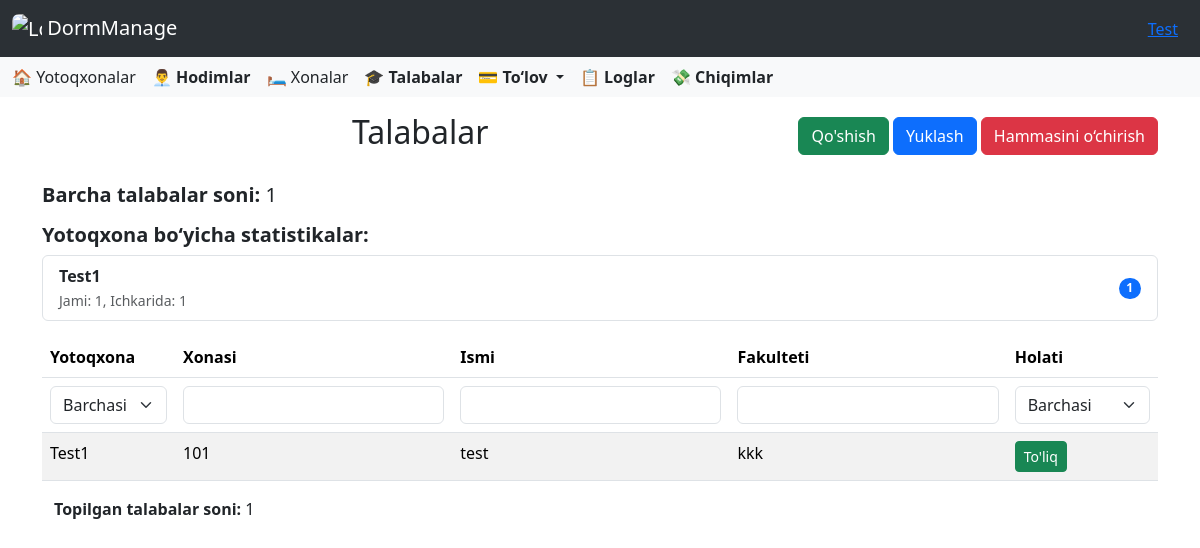
/students/ (signed in), run on an earlier commit of the app's database.
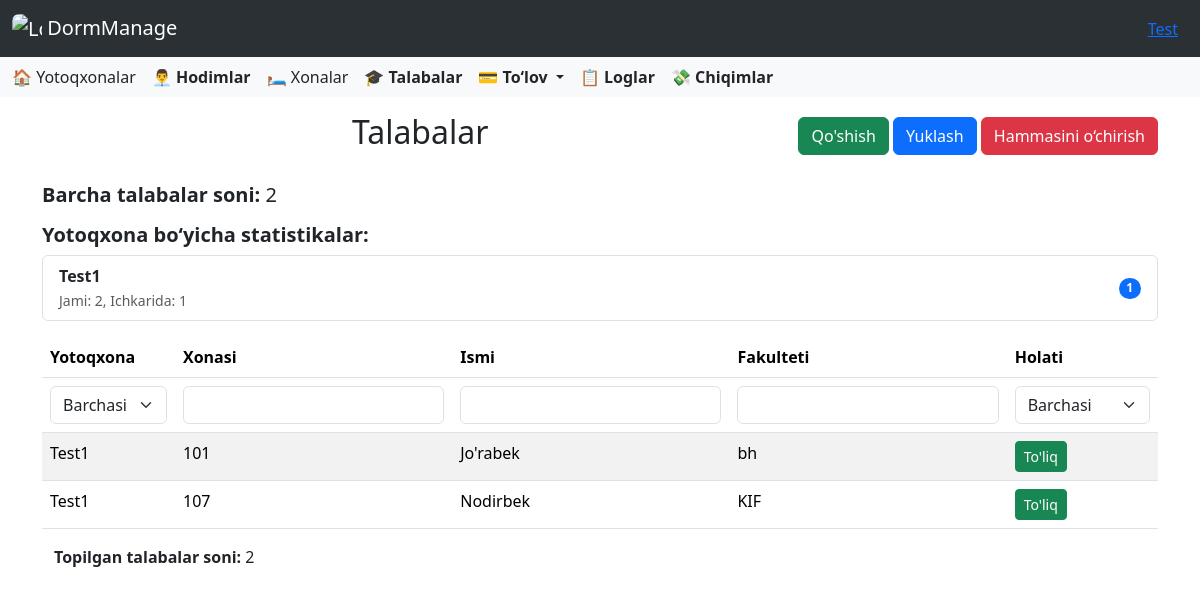
And on a later commit of the database.
### dormitory/models.py (models this page shows, shortened)
class Dormitory(models.Model):
    director = models.ForeignKey(Director, on_delete=models.CASCADE, related_name='dormitories')
    name = models.CharField(max_length=300, blank=False)
    address = models.CharField(max_length=300, blank=False)
    monthly_payment = models.PositiveIntegerField(default=0, verbose_name="Oylik to‘lov miqdori (so'm)")
    default_monthly_payment = models.PositiveIntegerField(
        default=1,
        help_text="Shartnomaga asosan boshlang‘ich oylik to‘lov (so‘mda)"
    )
    last_update_time = models.DateTimeField(blank=True, null=True)

class Room(models.Model):
    dormitory = models.ForeignKey(Dormitory, on_delete=models.CASCADE, related_name='rooms')
    number = models.CharField(max_length=5)
    size = models.PositiveSmallIntegerField()

### student/models.py (models this page shows, shortened)
class Student(models.Model):
    dormitory = models.ForeignKey(Dormitory, models.CASCADE, related_name='students')
    first_name = models.CharField(max_length=50)
    last_name = models.CharField(max_length=50)
    faculty = models.CharField(max_length=100)
    room = models.ForeignKey(Room, on_delete=models.SET_NULL, null=True, blank=True, related_name='students')
    phone_number = models.CharField(max_length=20)
    is_in_dormitory = models.BooleanField(default=True)
    parent_full_name = models.CharField(max_length=100)
    parent_login = models.CharField(max_length=150, unique=True, editable=False)
    parent_password = models.CharField(max_length=20, editable=True)
    image = models.ImageField(upload_to=student_image_upload_to, null=True, blank=True)
    contract_number = models.CharField(max_length=50, null=True, blank=True)
    contract_date = models.DateField(null=True, blank=True)
    arrival_time = models.DateField(null=True, blank=True)
    checkout_time = models.DateField(null=True, blank=True)
    total_payment = models.PositiveIntegerField(null=True, blank=True, default=0)
    blocked = models.BooleanField(default=False)

### student/views.py (the view, shortened to what this page needs)
# urls.py: path('', StudentListView.as_view(), name='students'),
class StudentListView(ListView):
    model = Student
    template_name = 'student/home.html'
    context_object_name = 'object_list'
    paginate_by = 20
    def get_queryset(self):
        queryset = super().get_queryset()
        user = self.request.user
        if hasattr(user, 'director'):
            queryset = queryset.filter(dormitory__director=user.director)
        else:
            queryset = queryset.filter(dormitory__employees__user=user)
        status = self.request.GET.get('status', '')
        if status == 'in_dormitory':
            queryset = queryset.filter(is_in_dormitory=True)
        elif status == 'out_dormitory':
            queryset = queryset.filter(is_in_dormitory=False)
        dormitory = self.request.GET.get('dormitory', '')
        room = self.request.GET.get('room', '')
        first_name = self.request.GET.get('first_name', '')
        faculty = self.request.GET.get('faculty', '')
        if dormitory:
            queryset = queryset.filter(dormitory__name__icontains=dormitory)
        if room:
            queryset = queryset.filter(room__icontains=room)
        if first_name:
            queryset = queryset.filter(first_name__icontains=first_name)
        if faculty:
            queryset = queryset.filter(faculty__icontains=faculty)
        return queryset.order_by('dormitory__name', 'room', 'last_name', 'first_name')
    def get(self, request, *args, **kwargs):
        return super().get(request, *args, **kwargs)
    def get_context_data(self, **kwargs):
        context = super().get_context_data(**kwargs)
        context["total_count"] = self.get_queryset().count()
        context["device_errors"] = self.request.session.pop("device_errors", None)
        user = self.request.user
        if hasattr(user, 'director'):
            dormitories = Dormitory.objects.filter(director=user.director)
        else:
            dormitories = Dormitory.objects.filter(employees__user=user).distinct()
        dormitory_stats = dormitories.annotate(
            total=Count('students'),
            in_dorm=Count('students', filter=Q(students__is_in_dormitory=True))
        )
        context['dormitory_stats'] = dormitory_stats
        context['all_student_count'] = Student.objects.count() if hasattr(user, 'director') else Student.objects.filter(
            dormitory__in=dormitories).count()
        context['dormitories'] = dormitories
        return context
    def render_to_response(self, context, **response_kwargs):
        if self.request.GET.get('export') == 'excel':
            return self.export_to_excel(context['object_list'])
        return super().render_to_response(context, **response_kwargs)

### templates/student/home.html (shortened to what this page needs)
{% extends "base.html" %}
{% load static %}
{% block content %}
<div class="container mt-3">
    <div class="d-flex justify-content-between align-items-center mb-3">
        <h2 class="text-center flex-grow-1">Talabalar</h2>
        <div>
            <a href="{% url 'student_add' %}" class="btn btn-success">Qo'shish</a>
            <button id="export-btn" class="btn btn-primary">Yuklash</button>
            <form action="{% url 'students_delete_all' %}" method="post" style="display:inline;">
                <button type="submit" class="btn btn-danger" onclick="return confirm('Haqiqatan ham barcha talabalarni o‘chirmoqchimisiz?')">
                    Hammasini o‘chirish
                </button>
            </form>
        </div>
    </div>
</div>
<div class="container mt-4">
    <h5><strong>Barcha talabalar soni: </strong>{{ all_student_count }}</h5>
    <h5 class="mt-3"><strong>Yotoqxona bo‘yicha statistikalar:</strong></h5>
    <ul class="list-group mb-3">
        {% for stat in dormitory_stats %}
        <li class="list-group-item d-flex justify-content-between align-items-center">
            <div>
                <strong>{{ stat.name }}</strong><br>
                <small class="text-muted">Jami: {{ stat.total }}, Ichkarida: {{ stat.in_dorm }}</small>
            </div>
            <span class="badge bg-primary rounded-pill">{{ stat.in_dorm }}</span>
        </li>
        {% empty %}
        <li class="list-group-item">Yotoqxonalar topilmadi.</li>
        {% endfor %}
    </ul>
</div>
<div class="container mt-3">
    <form id="search-form" method="get">
        <div class="table-responsive">
            <table class="table table-striped">
                <thead>
    <tr>
        {% if request.user.director %}
        <th>Yotoqxona</th>
        {% endif %}
        <th>Xonasi</th>
        <th>Ismi</th>
        <th>Fakulteti</th>
        <th>Holati</th>
    </tr>
<tr>
    {% if request.user.director %}
    <td>
        <select name="dormitory" class="form-select search-select" onchange="this.form.submit()">
            <option value="">Barchasi</option>
        </select>
    </td>
    {% endif %}
        <td><input type="text" name="room" class="form-control search-input" placeholder="" value="{{ request.GET.room }}"></td>
        <td><input type="text" name="first_name" class="form-control search-input" placeholder="" value="{{ request.GET.first_name }}"></td>
        <td><input type="text" name="faculty" class="form-control search-input" placeholder="" value="{{ request.GET.faculty }}"></td>
        <td>
            <select name="status" class="form-select search-select" onchange="this.form.submit()">
                <option value="">Barchasi</option>
            </select>
        </td>
    </tr>
</thead>
<tbody>
    {% for student in object_list %}
    <tr>
        {% if request.user.director %}
        <td>{{ student.dormitory.name }}</td>
        {% endif %}
        <td>{{ student.room.number }}</td>
        <td>{{ student.first_name }}</td>
        <td>{{ student.faculty }}</td>
        <td>
            <a href="{% url 'student_detail' student.id %}" class="btn btn-sm btn-success">To'liq</a>
        </td>
    </tr>
    {% empty %}
    <tr>
        <td colspan="5" class="text-center">Hech qanday natija topilmadi</td>
    </tr>
    {% endfor %}
</tbody>
            </table>
            <div class="container mt-2 mb-2">
                <p><strong>Topilgan talabalar soni:</strong> <span id="total-count">{{ total_count }}</span></p>
            </div>
        </div>
    </form>
</div>
{% endblock %}

What changed in the data, as far as the page shows it:
removed Student: dormitory.name "Test1", room.number "101", first_name "test", faculty "kkk"
changed Dormitory "Test1": total "1" → "2"
added Student: dormitory.name "Test1", room.number "101", first_name "Jo'rabek", faculty "bh"
added Student: dormitory.name "Test1", room.number "107", first_name "Nodirbek", faculty "KIF"
Also different on the page:
{{ all_student_count }}: "1" → "2"
{{ total_count }}: "1" → "2"
